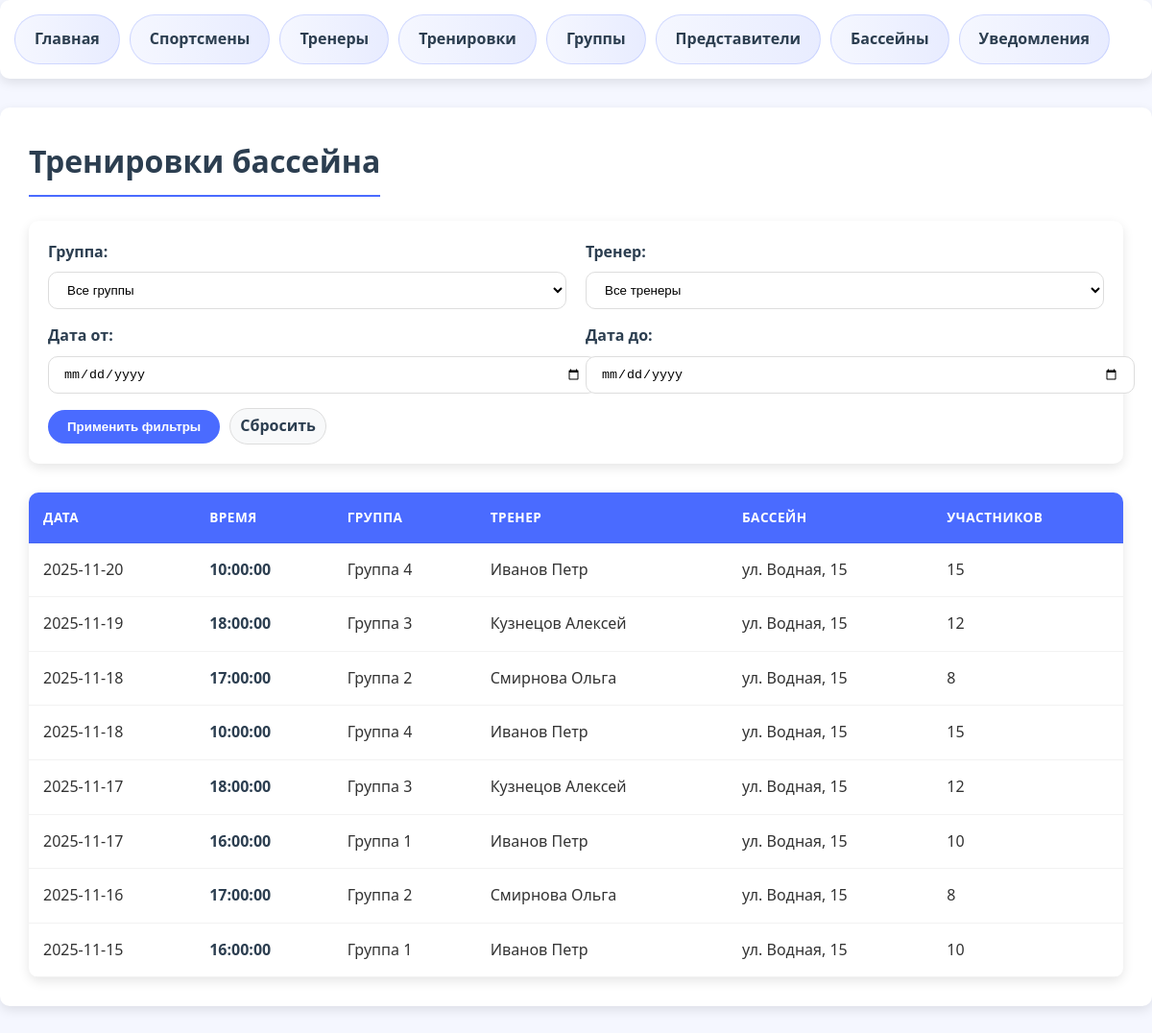
Page /t3/workouts.php on the committed database.
### src/t3/workouts.php (the view, shortened to what this page needs)
<?php
require_once 'db_connection.php';
$date_from = isset($_GET['date_from']) ? $_GET['date_from'] : '';
$date_to = isset($_GET['date_to']) ? $_GET['date_to'] : '';
$sql = "SELECT t.*, g.Код_группы, g.Количество_человек,
               tr.Фамилия AS Тренер_Фамилия, tr.Имя AS Тренер_Имя,
               b.Адрес_бассейна
        FROM Тренировки t
        LEFT JOIN Группы g ON t.Код_группы = g.Код_группы
        LEFT JOIN Тренеры tr ON t.Код_тренера = tr.Код_тренера
        LEFT JOIN Бассейны b ON g.Код_бассейна = b.Код_бассейна
        WHERE 1=1";
$sql .= " ORDER BY t.Дата DESC, t.Время DESC";
$stmt = $conn->prepare($sql);
$stmt->execute();
$workouts = $stmt->fetchAll();
?>
<!DOCTYPE html>
<html>
<head>
</head>
<body>
    <div class="menu">
        <a href="index.php">Главная</a>
        <a href="sportsmen.php">Спортсмены</a>
        <a href="trainers.php">Тренеры</a>
        <a href="workouts.php">Тренировки</a>
        <a href="groups.php">Группы</a>
        <a href="representatives.php">Представители</a>
        <a href="pools.php">Бассейны</a>
        <a href="notifications.php">Уведомления</a>
    </div>
    <div class="content">
        <h1>Тренировки бассейна</h1>
        <div class="filters">
            <form method="GET">
                <div class="filter-row">
                    <div class="filter-group">
                        <label>Группа:</label>
                        <select name="group">
                            <option value="">Все группы</option>
                        </select>
                    </div>
                    <div class="filter-group">
                        <label>Тренер:</label>
                        <select name="trainer">
                            <option value="">Все тренеры</option>
                        </select>
                    </div>
                </div>
                <div class="filter-row">
                    <div class="filter-group">
                        <label>Дата от:</label>
                        <input type="date" name="date_from" value="<?= htmlspecialchars($date_from) ?>">
                    </div>
                    <div class="filter-group">
                        <label>Дата до:</label>
                        <input type="date" name="date_to" value="<?= htmlspecialchars($date_to) ?>">
                    </div>
                </div>
                <div class="filter-buttons">
                    <button type="submit" class="apply-button">Применить фильтры</button>
                    <a href="workouts.php" class="reset-button">Сбросить</a>
                </div>
            </form>
        </div>
        <table>
            <thead>
                <tr>
                    <th>Дата</th>
                    <th>Время</th>
                    <th>Группа</th>
                    <th>Тренер</th>
                    <th>Бассейн</th>
                    <th>Участников</th>
                </tr>
            </thead>
            <tbody>
                <?php foreach ($workouts as $workout): ?>
                    <tr>
                        <td><?= htmlspecialchars($workout['Дата']) ?></td>
                        <td class="workout-time"><?= htmlspecialchars($workout['Время']) ?></td>
                        <td><?= $workout['Код_группы'] ? 'Группа ' . htmlspecialchars($workout['Код_группы']) : 'Индивидуальная' ?></td>
                        <td><?= $workout['Тренер_Фамилия'] ? htmlspecialchars($workout['Тренер_Фамилия'] . ' ' . $workout['Тренер_Имя']) : 'Не назначен' ?></td>
                        <td><?= htmlspecialchars($workout['Адрес_бассейна']) ?></td>
                        <td><?= $workout['Количество_человек'] ?? 'N/A' ?></td>
                    </tr>
                <?php endforeach; ?>
            </tbody>
        </table>
    </div>
</body>
</html>

### src/t3/workouts.php (style rules this page uses)
:root { --primary-color: #4a6bff; --secondary-color: #ff6b6b; --dark-color: #2c3e50; --light-color: #f8f9fa; --success-color: #28a745; --warning-color: #ffc107; --danger-color: #dc3545; --border-radius: 10px; --box-shadow: 0 4px 12px rgba(0, 0, 0, 0.1); --transition: all 0.3s ease; }
body { font-family: 'Segoe UI', Tahoma, Geneva, Verdana, sans-serif; margin: 0; padding: 0; background-color: #f5f7ff; color: #333; line-height: 1.6; }
.menu { background: white; padding: 15px; margin-bottom: 30px; border-radius: var(--border-radius); box-shadow: var(--box-shadow); display: flex; flex-wrap: wrap; gap: 10px; }
.menu a { display: inline-block; padding: 12px 20px; text-decoration: none; color: var(--dark-color); border-radius: 50px; background: linear-gradient(to right, #f5f7ff, #e8ecff); font-weight: 600; transition: var(--transition); border: 1px solid rgba(74, 107, 255, 0.2); }
.content { background: white; padding: 30px; border-radius: var(--border-radius); box-shadow: var(--box-shadow); margin-bottom: 30px; }
h1, h2, h3 { color: var(--dark-color); margin-top: 0; }
h1 { border-bottom: 2px solid var(--primary-color); padding-bottom: 10px; margin-bottom: 25px; display: inline-block; }
table { width: 100%; border-collapse: separate; border-spacing: 0; margin-top: 25px; background: white; border-radius: var(--border-radius); overflow: hidden; box-shadow: var(--box-shadow); }
th, td { padding: 15px; text-align: left; border-bottom: 1px solid rgba(0, 0, 0, 0.05); }
th { background-color: var(--primary-color); color: white; font-weight: 600; text-transform: uppercase; font-size: 0.85em; letter-spacing: 0.5px; }
.filters { margin-bottom: 30px; padding: 20px; background: white; border-radius: var(--border-radius); box-shadow: var(--box-shadow); }
.filter-row { display: flex; flex-wrap: wrap; gap: 20px; margin-bottom: 15px; }
.filter-group { flex: 1; min-width: 200px; }
.filter-group label { display: block; margin-bottom: 8px; font-weight: 600; color: var(--dark-color); }
.filters select, .filters input { width: 100%; padding: 10px 15px; border: 1px solid #ddd; border-radius: var(--border-radius); background-color: white; transition: var(--transition); }
button, .button { padding: 10px 20px; border: none; border-radius: 50px; font-weight: 600; cursor: pointer; transition: var(--transition); display: inline-flex; align-items: center; justify-content: center; gap: 8px; }
.apply-button { background: var(--primary-color); color: white; }
.reset-button { background: var(--light-color); color: var(--dark-color); border: 1px solid #ddd; text-decoration: none; padding: 5px 10px; border-radius: 50px; font-weight: 600; transition: var(--transition); display: inline-flex; align-items: center; justify-content: center; }
.filter-buttons { display: flex; align-items: center; gap: 10px; }
.workout-time { font-weight: 600; color: var(--dark-color); }
.content { animation: fadeIn 0.5s ease-out; }

### rows in the picture
тренировки: Дата "2025-11-20", Время "10:00:00", Код_группы.Код_группы "4", Код_тренера.Имя "Иванов Петр", бассейны.Адрес_бассейна "ул. Водная, 15", Код_группы.Количество_человек "15"
тренировки: Дата "2025-11-19", Время "18:00:00", Код_группы.Код_группы "3", Код_тренера.Имя "Кузнецов Алексей", бассейны.Адрес_бассейна "ул. Водная, 15", Код_группы.Количество_человек "12"
тренировки: Дата "2025-11-18", Время "17:00:00", Код_группы.Код_группы "2", Код_тренера.Имя "Смирнова Ольга", бассейны.Адрес_бассейна "ул. Водная, 15", Код_группы.Количество_человек "8"
тренировки: Дата "2025-11-18", Время "10:00:00", Код_группы.Код_группы "4", Код_тренера.Имя "Иванов Петр", бассейны.Адрес_бассейна "ул. Водная, 15", Код_группы.Количество_человек "15"
тренировки: Дата "2025-11-17", Время "18:00:00", Код_группы.Код_группы "3", Код_тренера.Имя "Кузнецов Алексей", бассейны.Адрес_бассейна "ул. Водная, 15", Код_группы.Количество_человек "12"
тренировки: Дата "2025-11-17", Время "16:00:00", Код_группы.Код_группы "1", Код_тренера.Имя "Иванов Петр", бассейны.Адрес_бассейна "ул. Водная, 15", Код_группы.Количество_человек "10"
тренировки: Дата "2025-11-16", Время "17:00:00", Код_группы.Код_группы "2", Код_тренера.Имя "Смирнова Ольга", бассейны.Адрес_бассейна "ул. Водная, 15", Код_группы.Количество_человек "8"
тренировки: Дата "2025-11-15", Время "16:00:00", Код_группы.Код_группы "1", Код_тренера.Имя "Иванов Петр", бассейны.Адрес_бассейна "ул. Водная, 15", Код_группы.Количество_человек "10"
